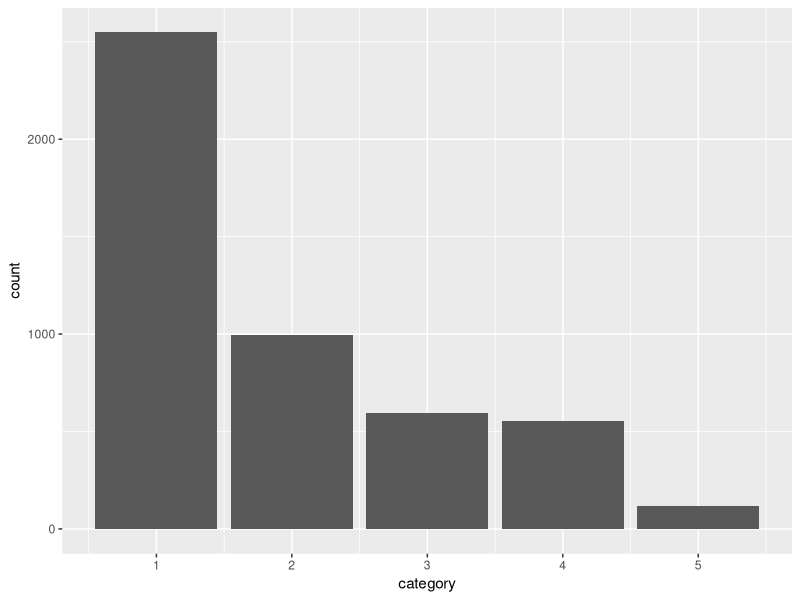

Reproduce this figure in R.
## ---- chunk 1
library(tidyverse)
library(ggplot2)
storms %>% 
  ggplot()+
  geom_bar(aes(x=category))
